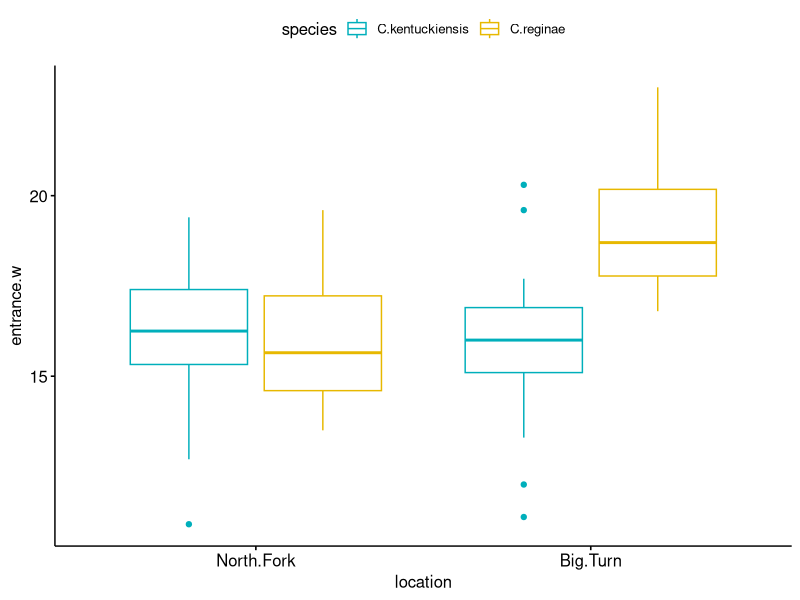
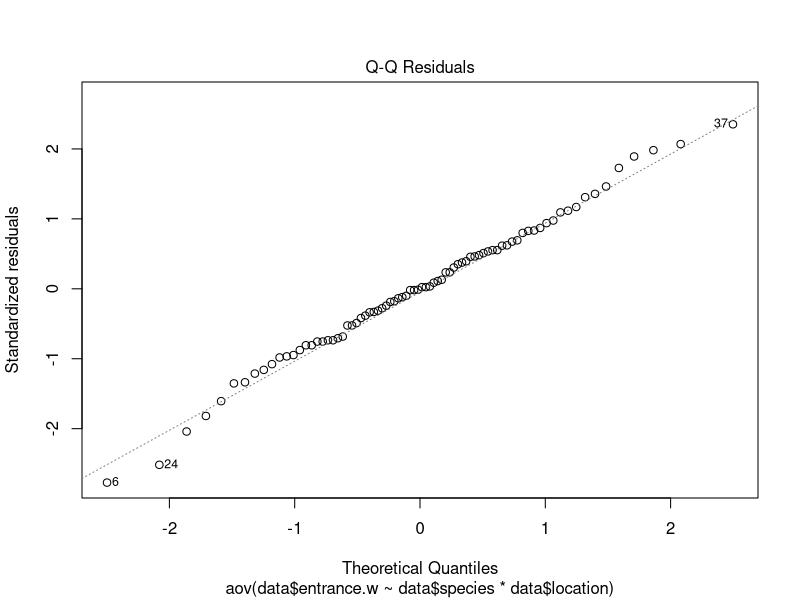
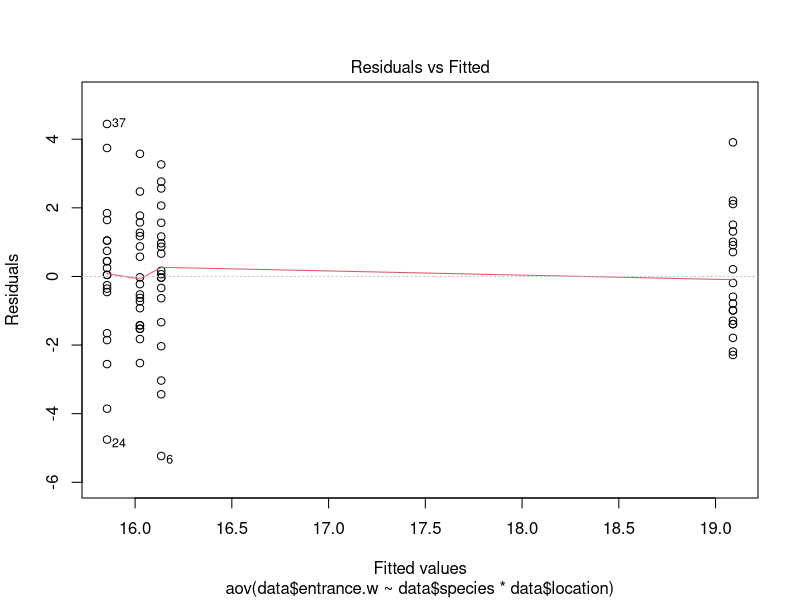

Recreate these plots in R, in order.
## ---- chunk 1
knitr::opts_chunk$set(echo = TRUE)
## ---- chunk 2
dir <- getwd()
setwd(dir)
## ---- chunk 3
data = read.csv("cyp.csv")
# summary(data)
# str(data)


## ---- chunk 4
library(ggpubr)
## ---- chunk 5
ggboxplot(data, x = "location", y = "entrance.w", color = "species",palette = c("#00AFBB", "#E7B800"))


## ---- chunk 6
# boxplot(entrance.w~species,data)
# boxplot(entrance.w~location,data)
# boxplot(entrance.w~species*location,data, col = c("red","green"))

## ---- chunk 7
### Performing ANOVA with interaction effect
cyp.anova_model_1 = aov(data$entrance.w~data$species*data$location)

## ---- chunk 8
res = cyp.anova_model_1$residuals ### Extracting residuals 

plot(cyp.anova_model_1, 2)
shapiro.test(cyp.anova_model_1$residuals) 
## ---- chunk 9
library(car)
## ---- chunk 10
leveneTest(entrance.w~species*location, data = data)
plot(cyp.anova_model_1, 1)
## ---- chunk 11
summary(cyp.anova_model_1)
## ---- chunk 12
## performing model III ANOVA with interaction effect (Random)
library(lme4)
library(Matrix)


## Reference: Lab 7 slides
cyp_mpdel_III_lmer<-lmer(entrance.w~location*species + (1|location),data=data)
anova(cyp_mpdel_III_lmer)

## ---- chunk 13

1-pf(12.9957,1,1)

1-pf(0.7837,1,1)

1-pf(14.8899,1,1) 

